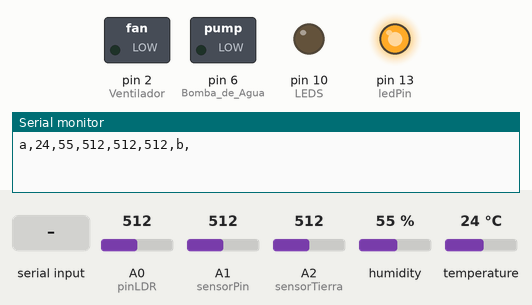
This sketch was run on a simulated Arduino Uno, built with avr-gcc and run on an emulated ATmega328P. Parts: switched loads named in the sketch (green lamp = pin HIGH), output pins drawn as LEDs (lit = HIGH), the last lines printed to the serial monitor. The test bench sets the inputs (shaded band); at power-on: A0 (pinLDR) = 512, A1 (sensorPin) = 512, A2 (sensorTierra) = 512, humidity 55 %, temperature 24 °C.

Above: at 6.8 s.
6.9 s: "1" received over Serial
At 13.5 s:
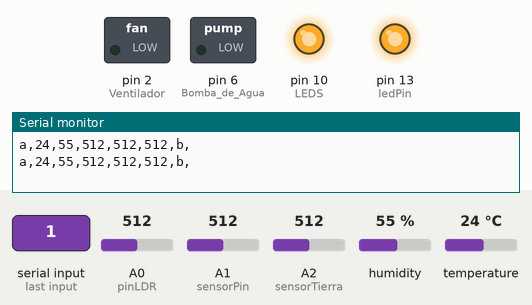
19.5 s: "2" received over Serial
At 24.4 s:
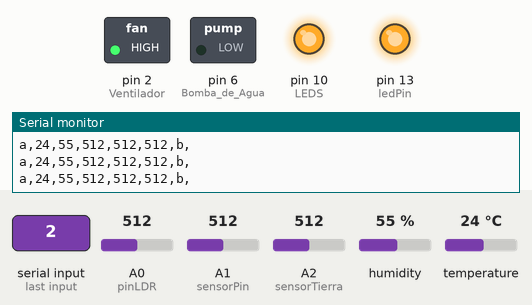
33.5 s: "0" received over Serial
At 36.5 s:
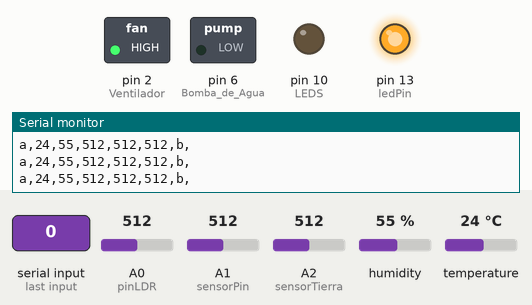
46.6 s: "4" received over Serial
At 48.7 s:
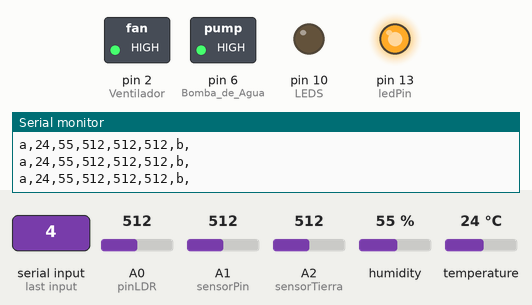
58.7 s: "3" received over Serial
At 60.8 s:
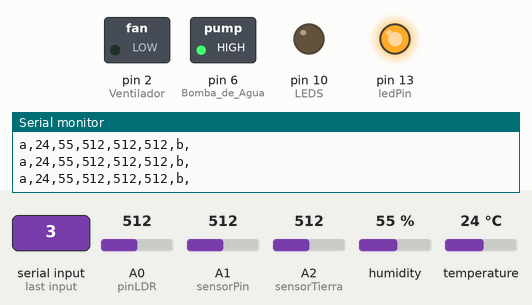
70.7 s: "5" received over Serial
At 76.4 s:
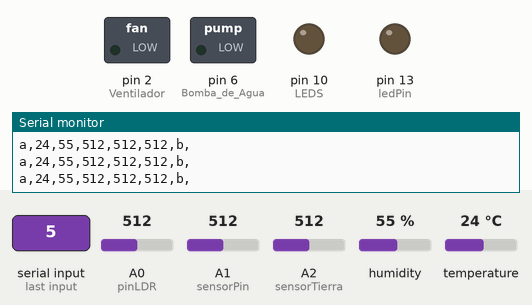
Timing chart, 0 to 85.7 s (numbered marks = the images above; inputs shaded):
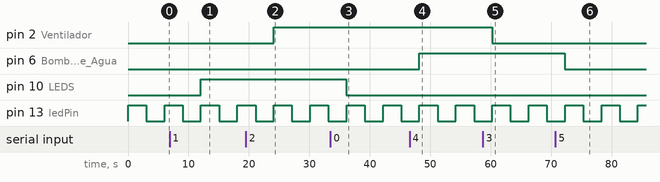

The sketch:

sensor_luz_temperatura.ino
```cpp
#include "DHT.h"
#include "SoftwareSerial.h"
#define DHTPIN 7 //Humedad y Temperatura Salida Digital
#define DHTTYPE DHT11 //Sensor de Humedad y Temperatura
DHT dht(DHTPIN, DHTTYPE);
int sensorPin = A1; // select the input pin for the potentiometer
int sensorTierra=A2;
int ledPin = 13; // select the pin for the LED
int sensorValue = 0; // variable to store the value coming from the sensor

// Pin analogico de entrada para el LDR
int pinLDR = 0;

// Variable donde se almacena el valor del LDR
int valorLDR = 0;
int valorSuelo;


void setup ()
{
  pinMode (ledPin, OUTPUT);
  pinMode(10,OUTPUT); //LEDS
  pinMode(2,OUTPUT);  //Ventilador
  pinMode(6,OUTPUT);  //Bomba de Agua
  Serial.begin (9600);
  dht.begin();
}

void loop ()
{
  int h = dht.readHumidity();// Lee la humedad
  int t= dht.readTemperature();//Lee la temperatura
  sensorValue = analogRead (sensorPin);
  digitalWrite (ledPin, HIGH);
  delay (3000);
  digitalWrite (ledPin, LOW);
  delay (3000);
  int l=sensorValue;
  // Guardamos el valor leido del ADC en una variable
  // El valor leido por el ADC (voltaje) aumenta de manera directamente proporcional
  // con respecto a la luz percibida por el LDR
  valorLDR= analogRead(pinLDR);
  valorSuelo=analogRead(sensorTierra);

  Serial.println("a,"+(String)t+","+(String)h+","+(String)l+","+(String) valorLDR+","+(String) valorSuelo+",b,");

   while (Serial.available())
 {
 //Guardamos en dato el valor leido del puerto serie
 byte dato = Serial.read();
 switch (dato){
 //Si es '1' encendemos el led
 case '1':
 digitalWrite(10,HIGH);
  break;
 //Si es '0' apagamos el led
 case '0':
 digitalWrite(10,LOW);
 break;
 case '2':
 digitalWrite(2,HIGH);
 break;
 case '3':
 digitalWrite(2,LOW);
 break;
 case '4':
 digitalWrite(6,HIGH);
 break;
 case '5':
 digitalWrite(6,LOW);
 break;
 }

  //

//////////////////////////////////////////////////Humedad

///////////////////////////////////////////////////Temperatura

///////////////////////////////////////////////////
 }
}
```

Measured:
- after the input at 6.9 s, pin 10 (LEDS): LOW → HIGH after 5.1 s
- after the input at 19.5 s, pin 2 (Ventilador): LOW → HIGH after 4.6 s
- after the input at 33.5 s, pin 10 (LEDS): HIGH → LOW after 2.6 s
- after the input at 46.6 s, pin 6 (Bomba_de_Agua): LOW → HIGH after 1.6 s
- after the input at 58.7 s, pin 2 (Ventilador): HIGH → LOW after 1.5 s
- after the input at 70.7 s, pin 6 (Bomba_de_Agua): HIGH → LOW after 1.6 s
- by itself, pin 13 (ledPin): alternates HIGH for 3.0 s and LOW for 3.0 s
